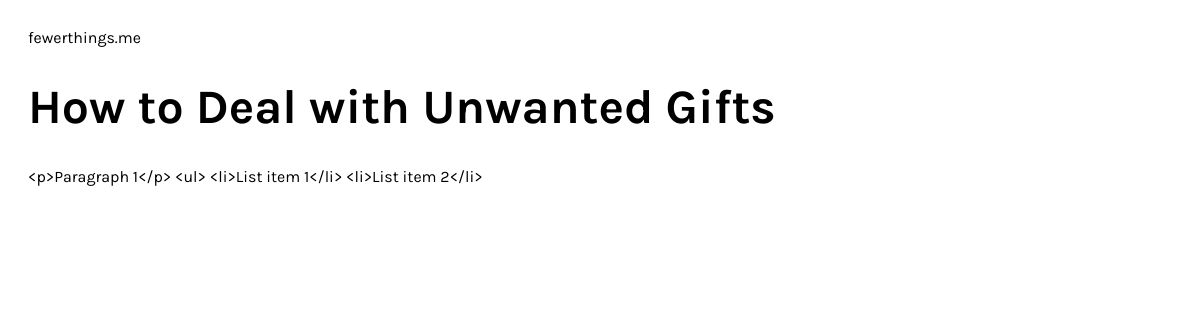
/articles/dealing-with-unwanted-gifts/, run on the app's committed database.
### inventory/models.py (models this page shows, shortened)
class Timestamp(models.Model):
	created = models.DateTimeField(auto_now_add=True)
	updated = models.DateTimeField(auto_now=True)
	class Meta:
		abstract = True

class BlogArticle(Timestamp):
	title = models.CharField(max_length=60, blank=False, null=False)
	description = models.CharField(max_length=160)
	content = models.TextField()
	slug = models.SlugField(unique=True)

### inventory/views.py (the view)
# urls.py: url(r'^articles/(?P<slug>[-\w]+)/$', views.blog_article,
def blog_article(request, slug):
	article = BlogArticle.objects.get(slug=slug)
	return render (request, 'articles/single_article.html', {
		'article': article,
	})

### inventory/templates/articles/single_article.html (shortened to what this page needs)
{% extends 'base.html' %}
{% block content %}
	<h1>{{ article.title }}</h1>
	{{ article.content }}
{% endblock content %}

### inventory/static/css/style.css (style rules this page uses)
body { font-family: 'Karla', sans-serif; color:#000000; padding:20px; }
h1 { font-size:3em; }

### data on the page
BlogArticle: title "How to Deal with Unwanted Gifts", content "<p>Paragraph 1</p> <ul> <li>List item 1</li> <li>List item 2</li>"
